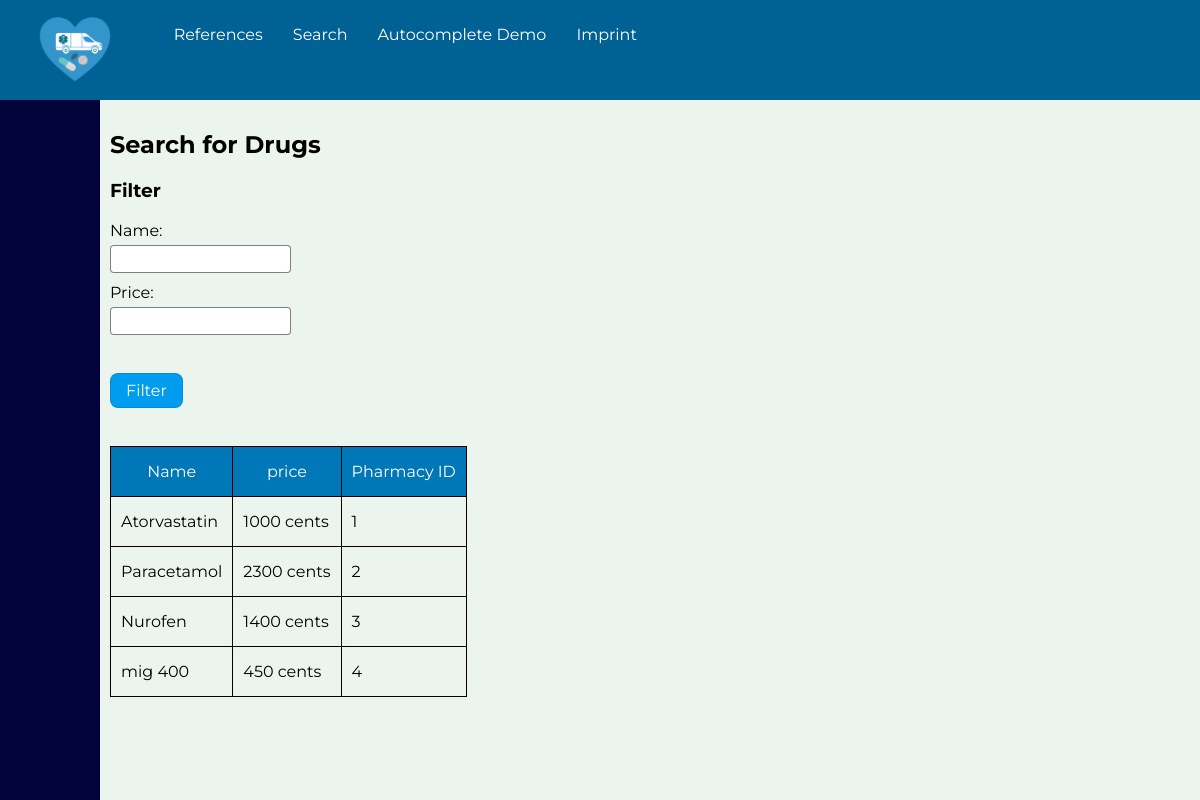
The app's page /search/drugs.php with its own data.
### tables this page shows
CREATE TABLE Drug(
    did INT NOT NULL AUTO_INCREMENT,
    name VARCHAR(255) NOT NULL,
     
    price INT NOT NULL,

    PRIMARY Key(did)
);

### search/drugs.php (the view, shortened to what this page needs)
<?php
include_once(__DIR__ . '/../app/start_connect.php');
$sql = "
    SELECT D.did, D.name, D.price
    FROM Drug D
";
$result = $conn->query($sql);
?>
    <h2>Search for Drugs</h2>
    <h3>
        Filter
    </h3>
    <form method='GET' action="<?php echo htmlspecialchars($_SERVER["PHP_SELF"]);?>">
        <label for="name">Name:</label>
        <input type="text" name="name" id="name" />
        <br/>
        <label for="price">Price:</label>
        <input type="price" name="price" id="price" />
        <br/>
        <br/>
        <br/>
        <button type="submit">
            Filter
        </button>
    </form>
    <br />
    <br />
    <?php
        if ($result->num_rows > 0) {
    ?>
    <table>
        <thead>
            <tr style='text-align: center;'>
                <th>Name</th>
                <th>price</th>
                <th>Pharmacy ID</th>
            </tr>
        </thead>
        <tbody>
        <?php
            while ($row = $result->fetch_assoc()) {
        ?>
            <tr>
                <td><?=$row['name']?></td>
                <td><?=$row['price']?> cents</td>
                <td><?=$row['did']?></td>
            </tr>
        <?php } ?>
        </tbody>
    </table>
<?php
    } else {
?>
    <h2>No Entries</h2>
<?php
    }
    include_once(__DIR__ . '/../app/end.php');
?>

### index.css (style rules this page uses)
html, body { height: 100%; width: 100%; margin: 0; padding: 0; }
* { font-family: Montserrat; -webkit-box-sizing: border-box; -moz-box-sizing: border-box; box-sizing: border-box; }
body { display: flex; flex-direction: column; }
form label { display: block; margin-top: 10px; margin-bottom: 5px; }
form input, form select { padding: 5px; outline: none; transition: 200ms; border-radius: 4px; border: 1px solid rgba(0, 0, 0, 0.5); }
form button { padding: 7px 15px; font-size: 16px; border-radius: 8px; color: white; background: #009cef; border: 1px solid rgba(0, 0, 0, 0.1); transition: 200ms; outline: none; cursor: pointer; }
table { border-collapse: collapse; font-size: 16px; }
thead th { background: #0077B6; color: white; font-weight: normal; }
th, td { padding: 15px 10px; border: 1px solid black; }

### records on screen
drug: name "Atorvastatin", price "1000", did "1"
drug: name "Paracetamol", price "2300", did "2"
drug: name "Nurofen", price "1400", did "3"
drug: name "mig 400", price "450", did "4"
